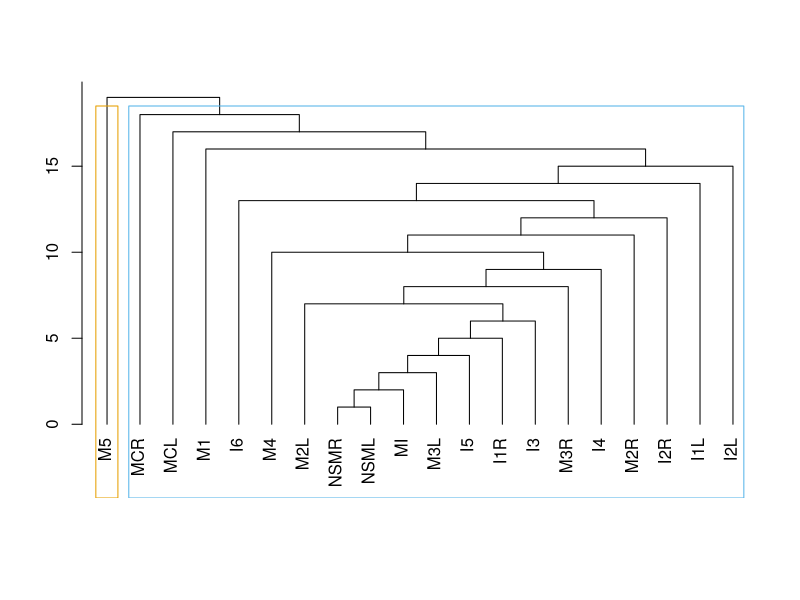
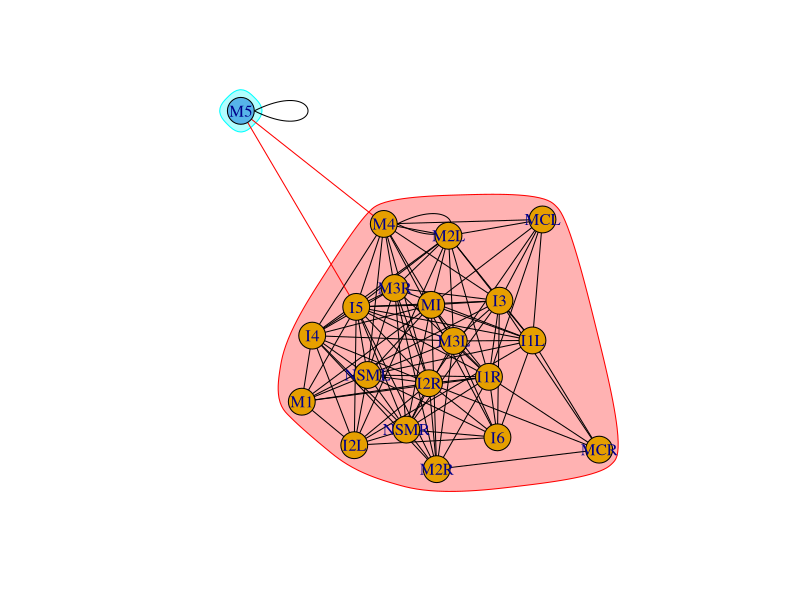
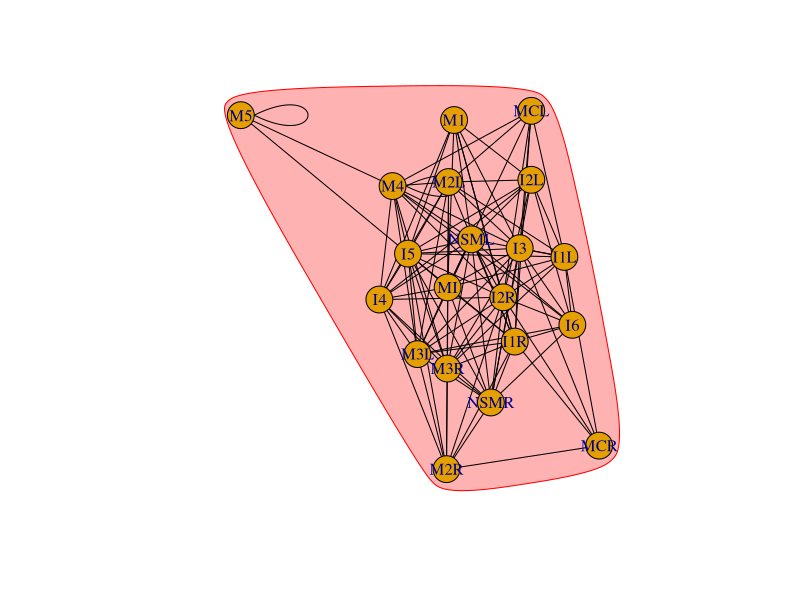
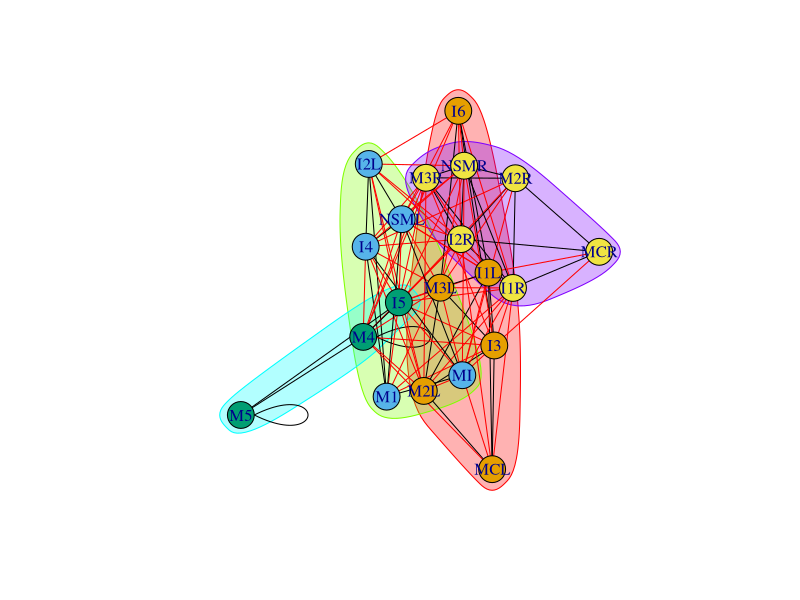
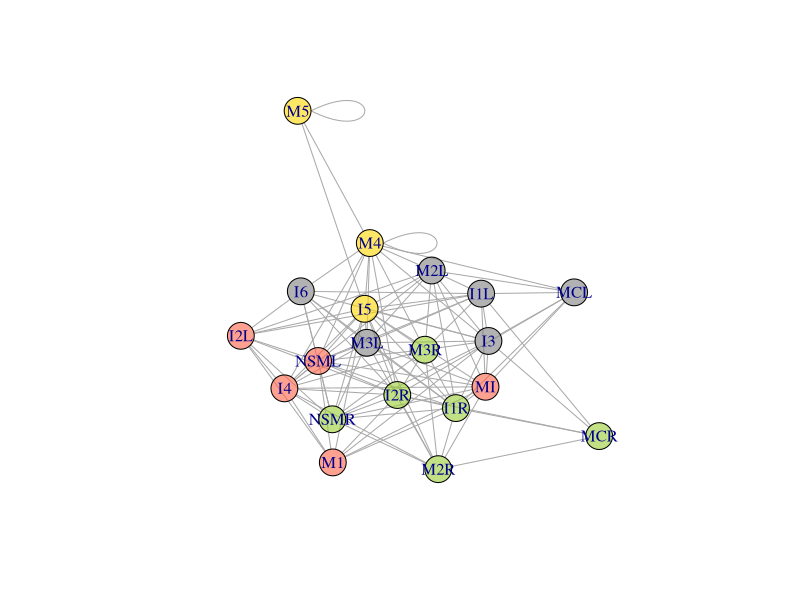
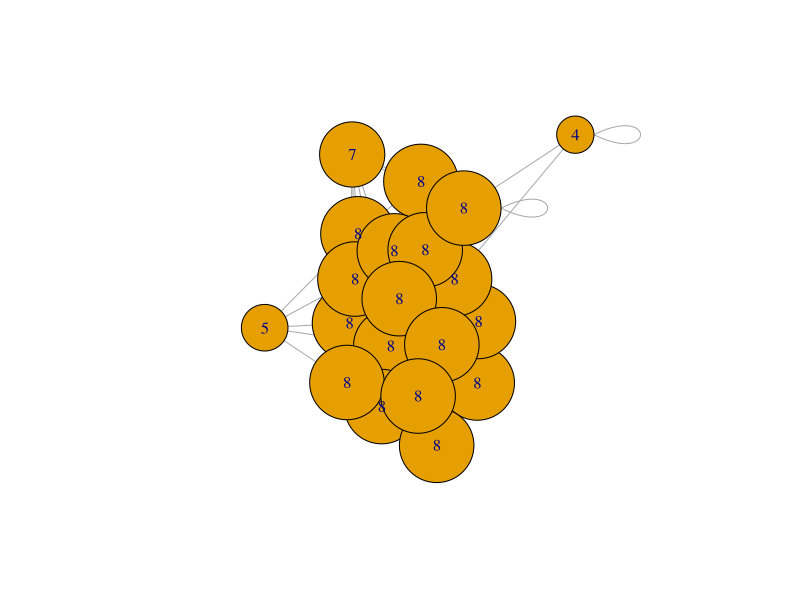

The R source for these figures, in order: (Note: this script raises an error after producing the figures.)
library(igraph)
library(dplyr)
library(ggplot2)
setwd("~/elegansProject/elegansPharynx/R analysis/Connectivity")

######### Structural connectivity matrices ---------------
# First, prepare network attributes with the entire connectome
original_edgelist <- read.csv("hermPharynx_connections.csv", stringsAsFactors = FALSE)
original_nodelist <- read.csv("1.2cell_typesPharynx.csv", stringsAsFactors = FALSE)


# Create iGraph object and calculate network properties
graph <- graph.data.frame(original_edgelist, directed = TRUE, vertices = original_nodelist)

V(graph)$degree <- degree(graph)
V(graph)$closeness <- centralization.closeness(graph)$res
V(graph)$betweenness <- centralization.betweenness(graph)$res
V(graph)$eigen <- centralization.evcent(graph)$vector

rm (original_edgelist, original_nodelist)


# Generate an undirected graph to calculate communities (add the most appropriate calculation 
# to node as attribute (i.e. V(graph)$community=cfg$membership))
netSimply=as.undirected(graph, mode='collapse',edge.attr.comb=list(weight='sum','ignore'))

   # Based on Edge betweeness (Newman-Girvan)
ceb=cluster_edge_betweenness(netSimply)
dendPlot(ceb, mode = 'hclust')
plot(ceb,netSimply)
    # Based on propagating labels
clp=cluster_label_prop(netSimply)
plot(clp, netSimply)
    # Based on greedy optimization of modularity
cfg=cluster_fast_greedy(netSimply)
plot(cfg, netSimply)
V(netSimply)$community=cfg$membership
colrs <- adjustcolor( c("gray50", "tomato", "gold", "yellowgreen"), alpha=.6)
plot(netSimply, vertex.color=colrs[V(netSimply)$community])
    # K-core decomposition
kc=coreness(netSimply,mode='all')
plot(netSimply,vertex.size=kc*6, vertex.label=kc)

# Choose and add the most appropriate community calculation as attribute. i.e.:
V(graph)$community=cfg$membership

rm(ceb,clp,cfg,colrs,kc, netSimply)

# Generate dataframe for nodes with updated network attributes, and ordered by community/group
nodes=get.data.frame(graph, what='vertices')
#nodes_ordered = nodes[order(nodes$community),] 
nodes_ordered = nodes[order(nodes$group),]   ## groups based on cell type as in: elegansPharynx/simulator/data/networksetup/cell_typesPharynx.csv 
all_nodes = nodes_ordered$name

rm (nodes_ordered)

# Prepare plotting with separate graphs for electrical and chemical connections
chemConn = read.csv("hermPharynx_connectionsCHEM.csv", stringsAsFactors = FALSE)
elecConn = read.csv("hermPharynx_connectionsELEC.csv", stringsAsFactors = FALSE)


# Create one iGraph per network
chemGraph = graph.data.frame(chemConn, directed = TRUE, vertices = nodes)
elecGraph = graph.data.frame(elecConn, directed = T, vertices = nodes)

rm(chemConn,elecConn)

# # Determine a community for each edge. If two nodes belong to the same community, label the edge with that community. 
# # If not, the edge community value is 'NA'
# edgesChem = get.data.frame(chemGraph, what = "edges") %>% 
#   inner_join(nodes %>% select(name, community), by = c("from" = "name")) %>%
#   inner_join(nodes %>% select(name, community), by = c("to" = "name")) %>%
#    mutate(comm = ifelse(community.x == community.y, community.x, NA) %>% factor())
# 
# edgesElec = get.data.frame(elecGraph, what = "edges") %>% 
#   inner_join(nodes %>% select(name, community), by = c("from" = "name")) %>%
#   inner_join(nodes %>% select(name, community), by = c("to" = "name")) %>%
#   mutate(comm = ifelse(community.x == community.y, community.x, NA) %>% factor())


# Determine a group for each edge. If two nodes belong to the same cell type group, label the edge with that group. 
# If not, the edge group value is 'NA'
edgesChem = get.data.frame(chemGraph, what = "edges") %>% 
  inner_join(nodes %>% select(name, group), by = c("from" = "name")) %>%
  inner_join(nodes %>% select(name, group), by = c("to" = "name")) %>%
  mutate(group = ifelse(group.x == group.y, group.x, NA) %>% factor())

edgesElec = get.data.frame(elecGraph, what = "edges") %>% 
  inner_join(nodes %>% select(name, group), by = c("from" = "name")) %>%
  inner_join(nodes %>% select(name, group), by = c("to" = "name")) %>%
  mutate(group = ifelse(group.x == group.y, group.x, NA) %>% factor())



# Adjust the 'to' and 'from' factor levels so they are equal
# to this complete list of node names
edgesChem = edgesChem %>% mutate(
  to = factor(to, levels = all_nodes),
  from = factor(from, levels = all_nodes))

edgesElec = edgesElec %>% mutate(
  to = factor(to, levels = all_nodes),
  from = factor(from, levels = all_nodes))


## Create structural adjacency matrix showing communities
ggplot(edgesChem, aes(x = from, y = to, color=group)) +
  geom_point(shape=18, size=edgesChem$logWeight) +
  geom_point(data = edgesElec, aes(x=from, y=to), size=edgesElec$logWeight)+
  theme_light() +
  # Because we need the x and y axis to display every node,
  # not just the nodes that have connections to each other,
  # make sure that ggplot does not drop unused factor levels
  scale_x_discrete(drop = FALSE) +
  scale_y_discrete(drop = FALSE) +
  theme(
    # Rotate the x-axis lables so they are legible
    axis.text.x = element_text(angle = 270, hjust = 0),
    # Force the plot into a square aspect ratio
    aspect.ratio = 1,
    # Hide the legend (optional)
    legend.position = "none")


## Create structural adjacency matrix showing weights*inh/exc 
ggplot(edgesChem, aes(x = from, y = to, color=logWeight)) +
  geom_point(shape=18, size=edgesChem$logWeight) +
  geom_point(data = edgesElec, aes(x=from, y=to), size=edgesElec$logWeight, color='grey17', alpha=0.4)+
  theme_light() +
  # Because we need the x and y axis to display every node,
  # not just the nodes that have connections to each other,
  # make sure that ggplot does not drop unused factor levels
  scale_x_discrete(drop = FALSE) +
  scale_y_discrete(drop = FALSE) +
  scale_colour_gradient(low = 'lightgoldenrod2', high = 'orangered')+
  theme(
    # Rotate the x-axis lables so they are legible
    axis.text.x = element_text(angle = 270, hjust = 0),
    # Force the plot into a square aspect ratio
    aspect.ratio = 1,
    # Hide the legend (optional)
    legend.position = "none")



######### Functional connectivity matrices -----
fConn <- read.csv("fConn1Jul.csv", stringsAsFactors = FALSE)

# Create iGraph for functional connectivity data
fGraph = graph.data.frame(fConn, directed = TRUE, vertices = nodes)

# Determine a community for each edge. If two nodes belong to the same community, label the edge with that community. 
# If not, the edge community value is 'NA'
edgesF = get.data.frame(fGraph, what = "edges") %>% 
  inner_join(nodes %>% select(name, community), by = c("from" = "name")) %>%
  inner_join(nodes %>% select(name, community), by = c("to" = "name")) %>%
  mutate(group = ifelse(community.x == community.y, community.x, NA) %>% factor())


# Adjust the 'to' and 'from' factor levels so they are equal
# to this complete list of node names
edgesF = edgesF %>% mutate(
  to = factor(to, levels = all_nodes),
  from = factor(from, levels = all_nodes))

# prepare functional connectivity (just positive) for later
edgesF$connWeightP=pmax(0,edgesF$connWeight)
edgesF$connWxGCP=pmax(0,edgesF$connWxGC)


## Create functional adjacency matrix showing weighted connectivity
ggplot(edgesF, aes(x = from, y = to, color=connWeight)) +
  geom_point(shape=15, size=6) +
  theme_light() +
  # Because we need the x and y axis to display every node,
  # not just the nodes that have connections to each other,
  # make sure that ggplot does not drop unused factor levels
  scale_x_discrete(drop = FALSE) +
  scale_y_discrete(drop = FALSE) +
  scale_colour_gradient2(low = 'aquamarine3', high = 'chocolate1')+
  theme(
    # Rotate the x-axis lables so they are legible
    axis.text.x = element_text(angle = 270, hjust = 0),
    # Force the plot into a square aspect ratio
    aspect.ratio = 1)


## Create functional adjacency matrix showing wighted x GC connectivity 
ggplot(edgesF, aes(x = from, y = to, color=connWxGC)) +
  geom_point(shape=15, size=6) +
  theme_light() +
  # Because we need the x and y axis to display every node,
  # not just the nodes that have connections to each other,
  # make sure that ggplot does not drop unused factor levels
  scale_x_discrete(drop = FALSE) +
  scale_y_discrete(drop = FALSE) +
  scale_colour_gradient2(low = 'aquamarine3', high = 'chocolate1')+
  theme(
    # Rotate the x-axis lables so they are legible
    axis.text.x = element_text(angle = 270, hjust = 0),
    # Force the plot into a square aspect ratio
    aspect.ratio = 1)


######### Functional connectivity matrices (just excitatory connections)

## Create functional adjacency matrix showing Weight Positive connectivity
ggplot(edgesF, aes(x = from, y = to, color='chocolate1')) +
  geom_point(shape=15, size=edgesF$connWeightP/3) +
  theme_light() +
  # Because we need the x and y axis to display every node,
  # not just the nodes that have connections to each other,
  # make sure that ggplot does not drop unused factor levels
  scale_x_discrete(drop = FALSE) +
  scale_y_discrete(drop = FALSE) +
  #scale_colour_gradient2(low = 'aquamarine3', high = 'chocolate1')+
  theme(
    # Rotate the x-axis lables so they are legible
    axis.text.x = element_text(angle = 270, hjust = 0),
    # Force the plot into a square aspect ratio
    aspect.ratio = 1)


## Create functional adjacency matrix showing Weight x GC Positive connectivity 
ggplot(edgesF, aes(x = from, y = to, color='chocolate1')) +
  geom_point(shape=15, size=edgesF$connWxGCP/3) +
  theme_light() +
  # Because we need the x and y axis to display every node,
  # not just the nodes that have connections to each other,
  # make sure that ggplot does not drop unused factor levels
  scale_x_discrete(drop = FALSE) +
  scale_y_discrete(drop = FALSE) +
  #scale_colour_gradient2(low = 'aquamarine3', high = 'chocolate1')+
  theme(
    # Rotate the x-axis lables so they are legible
    axis.text.x = element_text(angle = 270, hjust = 0),
    # Force the plot into a square aspect ratio
    aspect.ratio = 1)



#########  Structural and functional matrices -----

## Structure and Weighted functional 
ggplot() +
  geom_point(data = edgesF, aes(x=from, y=to, color=connWeight), shape=15, size=7) +
  geom_point(data = edgesChem, aes(x=from, y=to), shape=18,size=edgesChem$logWeight, color='darkred')+
  geom_point(data = edgesElec, aes(x=from, y=to), size=edgesElec$logWeight, color='black', alpha=0.5)+
  theme_light() +
  # Because we need the x and y axis to display every node,
  # not just the nodes that have connections to each other,
  # make sure that ggplot does not drop unused factor levels
  scale_x_discrete(drop = FALSE) +
  scale_y_discrete(drop = FALSE) +
  scale_color_gradient2(low = "lightcyan2", mid = "white", high = "chocolate4")+
  theme(
    # Rotate the x-axis lables so they are legible
    axis.text.x = element_text(angle = 270, hjust = 0),
    # Force the plot into a square aspect ratio
    aspect.ratio = 1)

## Structure and weighted x GC
ggplot() +
  geom_point(data = edgesF, aes(x=from,y=to, color=connWxGC), shape=15, size=7) +
  geom_point(data = edgesChem, aes(x=from, y=to), shape=18,size=edgesChem$logWeight, color='darkred')+
  geom_point(data = edgesElec, aes(x=from, y=to), size=edgesElec$logWeight, color='black', alpha=0.5)+
  theme_light() +
  # Because we need the x and y axis to display every node,
  # not just the nodes that have connections to each other,
  # make sure that ggplot does not drop unused factor levels
  scale_x_discrete(drop = FALSE) +
  scale_y_discrete(drop = FALSE) +
  scale_color_gradient2(low = "lightcyan2", mid = "white", high = "chocolate1")+
  theme(
    # Rotate the x-axis lables so they are legible
    axis.text.x = element_text(angle = 270, hjust = 0), 
    # Force the plot into a square aspect ratio
    aspect.ratio = 1)

#####  Plot structural and functional (just excitatory) together
## Structure and weightP
ggplot() +
  geom_point(data = edgesF, aes(x=from,y=to,color=connWeightP),shape=15,size=7) +
  geom_point(data = edgesChem, aes(x=from, y=to), shape=18, size=edgesChem$logWeight, color='darkred')+
  geom_point(data = edgesElec, aes(x=from, y=to), size=edgesElec$logWeight, color='black', alpha=0.5)+
  theme_light() +
  # Because we need the x and y axis to display every node,
  # not just the nodes that have connections to each other,
  # make sure that ggplot does not drop unused factor levels
  scale_x_discrete(drop = FALSE) +
  scale_y_discrete(drop = FALSE) +
  scale_color_gradient(low = 'white', high ='chocolate1')+
  theme(
    # Rotate the x-axis lables so they are legible
    axis.text.x = element_text(angle = 270, hjust = 0),
    # Force the plot into a square aspect ratio
    aspect.ratio = 1)

## Structure and weight x GC
ggplot() +
  geom_point(data = edgesF, aes(x=from,y=to,color=connWxGCP), shape=15, size=7) +
  geom_point(data = edgesChem, aes(x=from, y=to),shape=18, size=edgesChem$logWeight, color='darkred')+
  geom_point(data = edgesElec, aes(x=from, y=to), size=0.7, color=edgesElec$logWeight, alpha=0.5)+
  theme_light() +
  # Because we need the x and y axis to display every node,
  # not just the nodes that have connections to each other,
  # make sure that ggplot does not drop unused factor levels
  scale_x_discrete(drop = FALSE) +
  scale_y_discrete(drop = FALSE) +
  scale_color_gradient(low = 'white', high ='chocolate1')+
  theme(
    # Rotate the x-axis lables so they are legible
    axis.text.x = element_text(angle = 270, hjust = 0),
    # Force the plot into a square aspect ratio
    aspect.ratio = 1)


######### Correlation between Structural and functional weights -----
# First, remove unuseful variables from edgesF and create new SFdf
SFdf=edgesF
SFdf$connPhi=NULL
SFdf$connPsi1=NULL
SFdf$community.x=NULL
SFdf$community.y=NULL
SFdf$group=NULL
SFdf$strucW=NA
SFdf$strucLogW=NA
SFdf$strucWe=NA
SFdf$strucLogWe=NA

# Add structural connections to SFdf organized by connection
for (connf in 1:length(SFdf$from)){
  for (connc in 1:length(edgesChem$from)){
    if (SFdf[connf,]['from']==edgesChem[connc,]['from'] & SFdf[connf,]['to']==edgesChem[connc,]['to']){
      SFdf$strucLogW[connf]=edgesChem$logWeight[connc]
      SFdf$strucW[connf]=edgesChem$Weight[connc]     
    }
  }
  for (conne in 1:length(edgesElec$from)){
    if (SFdf[connf,]['from']==edgesElec[conne,]['from'] & SFdf[connf,]['to']==edgesElec[conne,]['to']){
      SFdf$strucLogWe[connf]=edgesElec$logWeight[conne]
      SFdf$strucWe[connf]=edgesElec$Weight[conne]     
    }
  }
}


## sum up the electrical and chemical connections. Functional weight does not differentiate among them.
SFdf[is.na(SFdf)] = 0
SFdf$sumEC=SFdf$strucW+SFdf$strucWe
SFdf$logsumEC=1+log(SFdf$sumEC)
SFdf$logsumEC[SFdf$logsumEC==-Inf]=0

## generate categorical variables for structural and functional connections

for (i in 1:length(SFdf$from)){
  if (SFdf$connWxGC[i]==0){
    SFdf$catF=0
  }
  if (SFdf$connWxGC[i]<0){
    SFdf$catF=-1
  }
  if (SFdf$connWxGC[i]>0){
    SFdf$catF=1
  }
}

for (i in 1:length(SFdf$from)){
  if (SFdf$sumEC[i]==0){
    SFdf$catE=0
  }
  if (SFdf$sumEC[i]<0){
    SFdf$catE=-1
  }
  if (SFdf$sumEC[i]>0){
    SFdf$catE=1
  }
}


### Ojo! sum weight here should be aware of inhibition and excitation of neurons.
SFdf$catE[SFdf$logsumEC>0]=1
SFdf$catE[SFdf$logsumEC==0]=0
SFdf$catE[SFdf$logsumEC<0]=-1

SFdf$catF[SFdf$connWxGC>0]=1
SFdf$catF[SFdf$connWxGC==0]=-1
SFdf$catF[SFdf$connWxGC<0]=-1

SFdf$catB=0
SFdf$catB[SFdf$connWxGC<0 & SFdf$logsumEC<=0]=-1
SFdf$catB[SFdf$connWxGC>0 & SFdf$logsumEC>0]=1


## Examining categorical existance of connection in Structural connectome or functional one. 
table(SFdf$catF,SFdf$catE)
colSums(table(SFdf$catF,SFdf$catE))
rowSums(table(SFdf$catF,SFdf$catE))
prop.table(table(SFdf$catF,SFdf$catE))
colSums(prop.table(table(SFdf$catF,SFdf$catE)))
rowSums(prop.table(table(SFdf$catF,SFdf$catE)))

chisq.test(SFdf$catF,SFdf$catE)
fisher.test(SFdf$catF,SFdf$catE)

ggplot(SFdf, aes(catE, fill=as.factor(catF)))+
  geom_bar()

ggplot(SFdf, aes(catE, ..count..)) +
  geom_bar(aes(fill = as.factor(catF)), position = "dodge")


# Sensitivity of granger analysis to predict structural connections
## The ability to detect the existance of a connection
Sensitivity=sum(SFdf$catB[SFdf$catB==1])/sum(SFdf$catE[SFdf$catE==1])
Sensitivity

# Specificity of granger analysis to predict absent structural connecitons
## The ability to reject the existance of a connection when actually there isn't
Specificity=abs(sum(SFdf$catB[SFdf$catB==-1]))/length(SFdf$catE[SFdf$catE==0])
Specificity

### Plot correlation between structural and functional weights
ggplot(SFdf, aes(logsumEC, connWeight))+
  geom_point(size=0.5)+
  geom_smooth(method='lm',formula=y~x)


ggplot(SFdf, aes(logsumEC,connWeight, colour=as.factor(catB)))+
  geom_point(size=0.5)

ggplot(SFdf, aes(logsumEC,connWeight))+
  geom_point(size=0.5, colour=as.factor(SFdf$catB+3))+
  geom_smooth(method='lm',formula=y~x, size=0.5)

### plotting weight correlation
ggplot(SFdf[SFdf$catB==1,], aes(logsumEC,connWeight))+
  geom_point(size=0.5)+
  geom_smooth(method='lm', formula=y~x)

### how are they correlating
cor.test(SFdf$connWeight, SFdf$logsumEC, method=c("pearson", "kendall", "spearman"))
